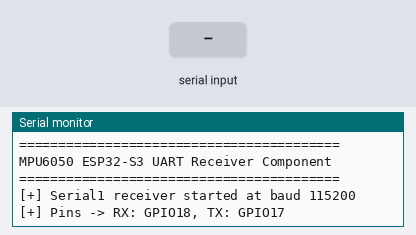
A sketch run on a simulated ESP32-S3. Shown: the last lines printed to the serial monitor. Inputs (shaded band) come from the test bench.

Above: at 3.2 s.
3.3 s: "90,45\n" received over the second serial link
At 4.2 s:
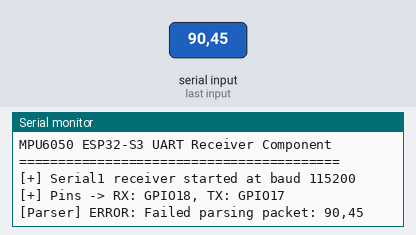
4.8 s: "7\n" received over the second serial link
At 5.2 s:
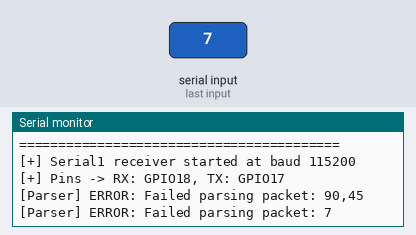

The sketch:

MPU6050_ESP32_Receiver.ino
```cpp
#include <Arduino.h>

// Reuse pin configuration and baud rate from config.h or define them directly here
#define MPU_RX_PIN 18
#define MPU_TX_PIN 17
#define MPU_UART_BAUD 115200

char serialBuffer[128];
int serialBufferIndex = 0;
unsigned long lastPacketTime = 0;
bool mpuConnected = false;

// Variables to store parsed readings
float accel_x, accel_y, accel_z;
float gyro_x, gyro_y, gyro_z;
float svm;

void parseArduinoData(const char* buffer) {
  float ax, ay, az, gx, gy, gz, s;
  int parsed = sscanf(buffer, "%f,%f,%f,%f,%f,%f,%f", &ax, &ay, &az, &gx, &gy, &gz, &s);
  if (parsed == 7) {
    accel_x = ax;
    accel_y = ay;
    accel_z = az;
    gyro_x = gx;
    gyro_y = gy;
    gyro_z = gz;
    svm = s;
    mpuConnected = true;
    lastPacketTime = millis();

    // Print success to USB Serial
    Serial.println("----------------------------------------");
    Serial.print("[Parser] Accel: "); Serial.print(accel_x, 2); Serial.print(", "); Serial.print(accel_y, 2); Serial.print(", "); Serial.println(accel_z, 2);
    Serial.print("[Parser] Gyro : "); Serial.print(gyro_x, 2);  Serial.print(", "); Serial.print(gyro_y, 2);  Serial.print(", "); Serial.println(gyro_z, 2);
    Serial.print("[Parser] SVM  : "); Serial.println(svm, 3);
  } else {
    Serial.print("[Parser] ERROR: Failed parsing packet: ");
    Serial.println(buffer);
  }
}

void setup() {
  Serial.begin(115200);
  delay(2000);

  Serial.println("=========================================");
  Serial.println("MPU6050 ESP32-S3 UART Receiver Component");
  Serial.println("=========================================");

  // Initialize hardware serial 1 with custom pins
  Serial1.begin(MPU_UART_BAUD, SERIAL_8N1, MPU_RX_PIN, MPU_TX_PIN);

  Serial.print("[+] Serial1 receiver started at baud ");
  Serial.println(MPU_UART_BAUD);
  Serial.print("[+] Pins -> RX: GPIO"); Serial.print(MPU_RX_PIN);
  Serial.print(", TX: GPIO"); Serial.println(MPU_TX_PIN);

  lastPacketTime = millis();
}

void loop() {
  // Read incoming characters from Serial1
  while (Serial1.available() > 0) {
    char c = Serial1.read();
    if (c == '\n') {
      serialBuffer[serialBufferIndex] = '\0';
      parseArduinoData(serialBuffer);
      serialBufferIndex = 0;
    } else if (c == '\r') {
      // Ignore carriage returns
    } else if (serialBufferIndex < (int)sizeof(serialBuffer) - 1) {
      serialBuffer[serialBufferIndex++] = c;
    }
  }

  // Check for communication timeout (2 seconds)
  if (mpuConnected && (millis() - lastPacketTime > 2000)) {
    mpuConnected = false;
    Serial.println("[-] WARNING: MPU6050 data timeout! Check connection or Arduino Uno power.");
  }

  delay(10);
}
```

Measured:
- after the input at 3.3 s, the serial monitor: prints a new line at once (image 1)
- after the input at 4.8 s, the serial monitor: prints a new line at once (image 2)
